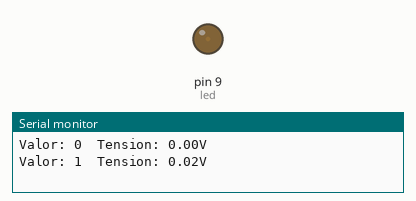
This sketch was run on a simulated Arduino Uno, built with avr-gcc and run on an emulated ATmega328P. Parts: output pins drawn as LEDs (lit = HIGH), the last lines printed to the serial monitor.

Above: at 0.05 s.
At 3.3 s:
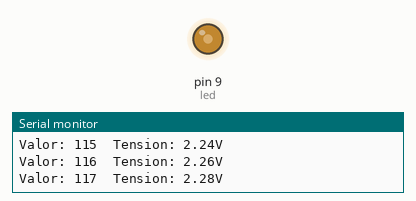
At 6.6 s:
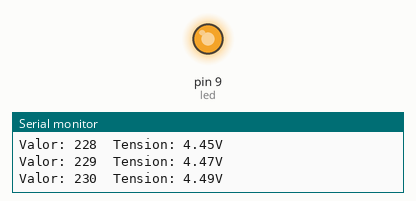
At 13.2 s:
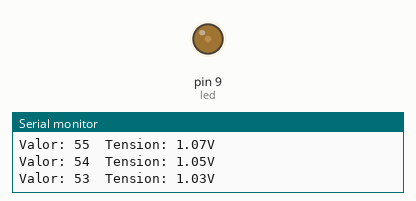
Timing chart, 0 to 19.1 s (numbered marks = the images above):
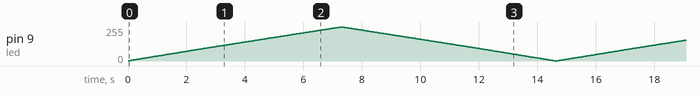

The sketch:

Fade_in_Fade_out.ino
```cpp
int led = 9;

void setup()
{
  pinMode(led, OUTPUT);
  Serial.begin(9600);
}

void loop()
{
  fade_in(led, 5000);
  fade_out(led, 5000);

  delay(10);
}


void fade_in(int pin, int tiempo)
{
  tiempo = tiempo / 256;

  for(int i = 0; i < 256; i++)
  {
    mostrar_tension(i);
    analogWrite(pin, i);
    delay(tiempo);
  }
}

void fade_out(int pin, int tiempo)
{
  tiempo = tiempo / 256;

  for(int i = 255; i >= 0; i--)
  {
    mostrar_tension(i);
    analogWrite(pin, i);
    delay(tiempo);
  }
}

void mostrar_tension(int i)
{
  float tension;

  Serial.print("Valor: ");
  Serial.print(i);
  Serial.print("  Tension: ");
  tension = i * .0195;
  Serial.print(tension);
  Serial.println("V");
}
```
